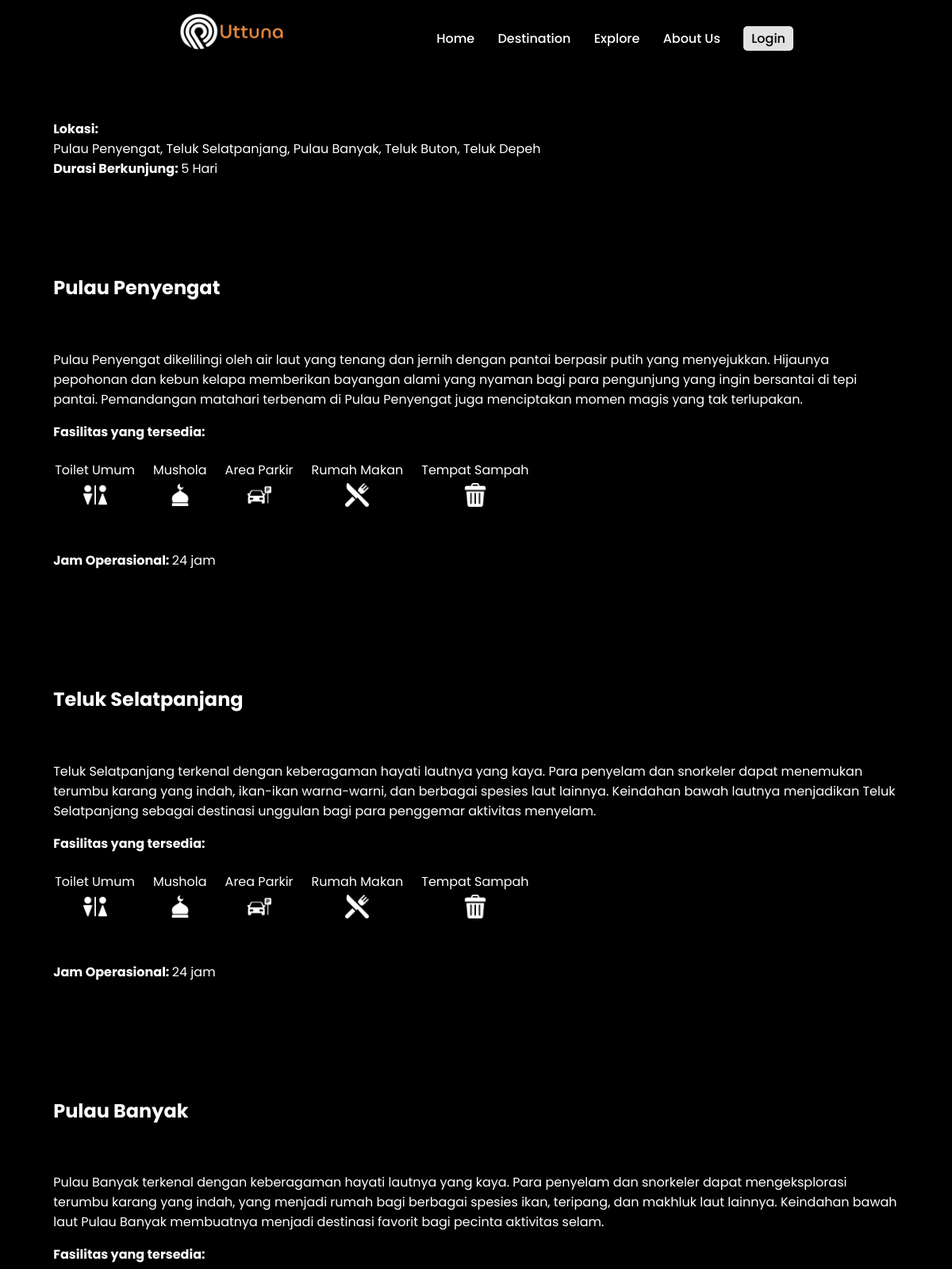
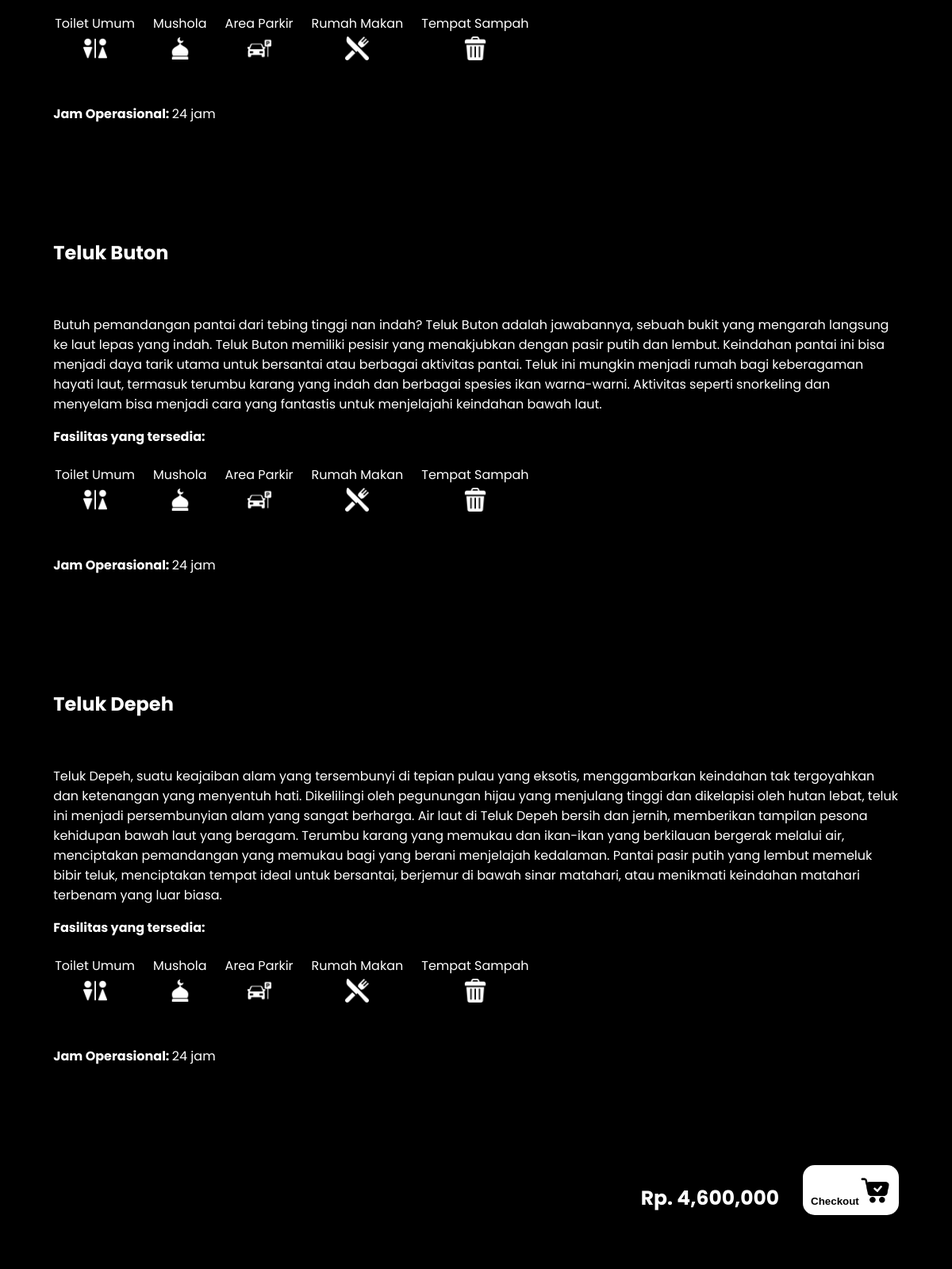
Page /isipaket.php?id=9 on the committed database (2 pictures, top to bottom).
### tables this page shows
CREATE TABLE `paket_wisata` (
  `id_paket` int(4) NOT NULL,
  `jumlah_hari` int(2) NOT NULL,
  `harga_paket` int(11) NOT NULL,
  `destinasi1` int(4) DEFAULT NULL,
  `destinasi2` int(4) DEFAULT NULL,
  `destinasi3` int(4) DEFAULT NULL,
  `destinasi4` int(4) DEFAULT NULL,
  `destinasi5` int(4) DEFAULT NULL
);

CREATE TABLE `destinasi` (
  `id_destinasi` int(11) NOT NULL,
  `nama_destinasi` varchar(40) NOT NULL,
  `desk_destinasi` varchar(2000) NOT NULL,
  `foto_destinasi` varchar(100) NOT NULL
);

### fungsiPHP/check-isipaket.php (the view, shortened to what this page needs)
<?php
include "koneksi.php";
if (isset($_GET['id'])) {
    $id_paket = $_GET['id'];
    $query = "SELECT paket_wisata.*, destinasi1.nama_destinasi AS destinasi1, destinasi1.desk_destinasi AS desk_destinasi1, destinasi1.foto_destinasi AS foto1,
              destinasi2.nama_destinasi AS destinasi2, destinasi2.desk_destinasi AS desk_destinasi2, destinasi2.foto_destinasi AS foto2,
              destinasi3.nama_destinasi AS destinasi3, destinasi3.desk_destinasi AS desk_destinasi3, destinasi3.foto_destinasi AS foto3,
              destinasi4.nama_destinasi AS destinasi4, destinasi4.desk_destinasi AS desk_destinasi4, destinasi4.foto_destinasi AS foto4,
              destinasi5.nama_destinasi AS destinasi5, destinasi5.desk_destinasi AS desk_destinasi5, destinasi5.foto_destinasi AS foto5
              FROM paket_wisata
              LEFT JOIN destinasi destinasi1 ON paket_wisata.destinasi1 = destinasi1.id_destinasi
              LEFT JOIN destinasi destinasi2 ON paket_wisata.destinasi2 = destinasi2.id_destinasi
              LEFT JOIN destinasi destinasi3 ON paket_wisata.destinasi3 = destinasi3.id_destinasi
              LEFT JOIN destinasi destinasi4 ON paket_wisata.destinasi4 = destinasi4.id_destinasi
              LEFT JOIN destinasi destinasi5 ON paket_wisata.destinasi5 = destinasi5.id_destinasi
                WHERE paket_wisata.id_paket = $id_paket";
    $result = $conn->query($query);
    if ($result->num_rows > 0) {
        $row = $result->fetch_assoc();
        echo "<b>Lokasi: </b>";
        $destinasiArray = [
            $row["destinasi1"],
            $row["destinasi2"],
            $row["destinasi3"],
            $row["destinasi4"],
            $row["destinasi5"]
        ];
        $destinasiArray = array_filter($destinasiArray, function($value) {
            return $value !== null;
        });
        echo '<div class="lokasi">' . implode(", ", $destinasiArray). '</div>';
        echo "<b>Durasi Berkunjung: </b>";
        echo $row["jumlah_hari"] . " Hari<br><br><br><br><br>";
        for ($i = 1; $i <= 5; $i++) {
            $destinasiKey = "destinasi" . $i;
            $deskDestinasiKey = "desk_destinasi" . $i;
            if (!empty($row[$destinasiKey])) {
                echo '<div class="destinasi">';
                echo '<h2><b>' . $row[$destinasiKey] . '</b></h2>';
                echo '<p>' . $row[$deskDestinasiKey] . '</p>';
                echo '<div class="fasilitas">';
                echo '<b>Fasilitas yang tersedia: </b>';
                echo '<table>';
                echo '<tr>';
                echo '<td> Toilet Umum </td>';
                echo '<td> Mushola </td>';
                echo '<td> Area Parkir </td>';
                echo '<td> Rumah Makan </td>';
                echo '<td> Tempat Sampah </td>';
                echo '</tr>';
                echo '<tr>';
                echo '<td><img src="gambar/wc.png" alt="wc"></td>';
                echo '<td> <img src="gambar/mosque.png" alt="msc"></td>';
                echo '<td><img src="gambar/parked-car.png" alt="pk"></td>';
                echo '<td><img src="gambar/restaurant.png" alt="rs"></td>';
                echo '<td><img src="gambar/trash-can.png" alt="tc"></td>';
                echo '</tr>';
                echo '</table><br>';
                echo '</div>';
                echo '<b>Jam Operasional: </b>';
                echo '<span>24 jam</span><br><br>';
                echo '<br><br><br><br>';
                echo '</div>';
            }
        }
        echo '<div class="harga">';
        echo '<b>Rp. ' . number_format($row["harga_paket"]) . '</b>';
        echo '<button id="showPopupBtn"><b>Checkout</b><img src="gambar/check-it-out.png" alt=""></button>';
        echo '</div>';
    } else {
        echo "Paket wisata tidak ditemukan.";
    }
} else {
    echo "ID paket tidak ditemukan dalam parameter URL.";
}
?>

### CSS/isipaket.css (style rules this page uses)
:root { --white-color: #fff; --dark-color: #222; --body-bg-color: #fff; --section-bg-color: #202834; --navigation-item-hover-color: #637ea6; --text-shadow: 0 5px 25px rgba(0, 0, 0, 0.1); --box-shadow: 0 5px 25px rgba(0, 0, 0, 0.363); --scroll-bar-color: rgb(80, 80, 80); --scroll-thumb-color: #121212; --scroll-thumb-hover-color: #000000; }
body { background-color: black; font-family: "Poppins", sans-serif; color: white; }
.kepala, h2 { text-shadow: 4px 4px 10px rgba(0, 0, 0, 0.5); }
.destinasi { bottom: 10%; }
.fasilitas table { margin-top: 20px; margin-bottom: 20px; margin-left: -20px; }
.fasilitas td { text-align: center; padding-left: 20px; }
.fasilitas img { width: 30px; height: 30px; filter: invert(100%); }
.badan .harga { width: 100%; text-align: right; font-size: 25px; }
.harga button { margin-left: 30px; padding: 10px; border: none; border-radius: 15px; background-color: rgb(255, 255, 255); }
.harga img { width: 40px; height: auto; }

### rows in the picture
paket_wisata: destinasi5.nama_destinasi "Pulau Penyengat, Teluk Selatpanjang, Pulau Banyak, Teluk Buton, Teluk Depeh", jumlah_hari "5", destinasi1.nama_destinasi "Pulau Penyengat", destinasi1.desk_destinasi "Pulau Penyengat dikelilingi oleh air laut yang tenang dan jernih dengan pantai berpasir putih yang menyejukkan. Hijaunya pepohonan dan kebun kelapa memberikan bayangan alami yang nyaman bagi para pengunjung yang ingin bersantai di tepi pantai. Pemandangan matahari terbenam di Pulau Penyengat juga menciptakan momen magis yang tak terlupakan.", destinasi2.nama_destinasi "Teluk Selatpanjang", destinasi2.desk_destinasi "Teluk Selatpanjang terkenal dengan keberagaman hayati lautnya yang kaya. Para penyelam dan snorkeler dapat menemukan terumbu karang yang indah, ikan-ikan warna-warni, dan berbagai spesies laut lainnya. Keindahan bawah lautnya menjadikan Teluk Selatpanjang sebagai destinasi unggulan bagi para penggemar aktivitas menyelam.", destinasi3.nama_destinasi "Pulau Banyak", destinasi3.desk_destinasi "Pulau Banyak terkenal dengan keberagaman hayati lautnya yang kaya. Para penyelam dan snorkeler dapat mengeksplorasi terumbu karang yang indah, yang menjadi rumah bagi berbagai spesies ikan, teripang, dan makhluk laut lainnya. Keindahan bawah laut Pulau Banyak membuatnya menjadi destinasi favorit bagi pecinta aktivitas selam.", destinasi4.nama_destinasi "Teluk Buton", destinasi4.desk_destinasi "Butuh pemandangan pantai dari tebing tinggi nan indah? Teluk Buton adalah jawabannya, sebuah bukit yang mengarah langsung ke laut lepas yang indah. Teluk Buton memiliki pesisir yang menakjubkan dengan pasir putih dan lembut. Keindahan pantai ini bisa menjadi daya tarik utama untuk bersantai atau berbagai aktivitas pantai. Teluk ini mungkin menjadi rumah bagi keberagaman hayati laut, termasuk terumbu karang yang indah dan berbagai spesies ikan warna-warni. Aktivitas seperti snorkeling dan menyelam bisa menjadi cara yang fantastis untuk menjelajahi keindahan bawah laut.", destinasi5.nama_destinasi "Teluk Depeh", destinasi5.desk_destinasi "Teluk Depeh, suatu keajaiban alam yang tersembunyi di tepian pulau yang eksotis, menggambarkan keindahan tak tergoyahkan dan ketenangan yang menyentuh hati. Dikelilingi oleh pegunungan hijau yang menjulang tinggi dan dikelapisi oleh hutan lebat, teluk ini menjadi persembunyian alam yang sangat berharga. Air laut di Teluk Depeh bersih dan jernih, memberikan tampilan pesona kehidupan bawah laut yang beragam. Terumbu karang yang memukau dan ikan-ikan yang berkilauan bergerak melalui air, menciptakan pemandangan yang memukau bagi yang berani menjelajah kedalaman. Pantai pasir putih yang lembut memeluk bibir teluk, menciptakan tempat ideal untuk bersantai, berjemur di bawah sinar matahari, atau…", harga_paket "4,600,000"
